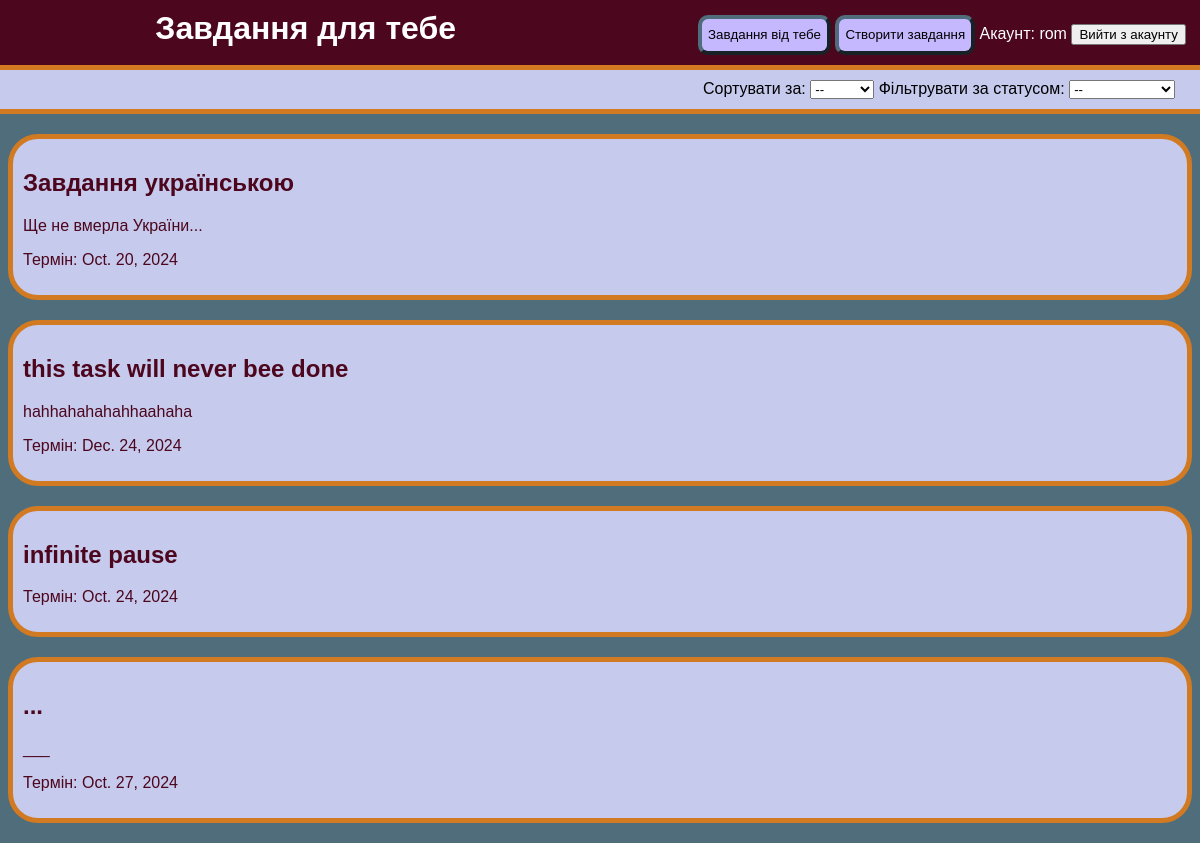
The page /tasks_list/ (signed in) on the database its author committed.
### tracking_app/models.py (models this page shows, shortened)
class User(models.Model):
    name = models.CharField(max_length=50)
    password = models.CharField(max_length=100, default=111)
    email = models.EmailField()

class Task(models.Model):
    name = models.CharField(max_length=50)
    description = models.TextField()
    stat = models.CharField(max_length=50)
    term = models.DateField()
    giver_id = models.ForeignKey(User, on_delete=models.CASCADE, related_name="tasks_given", default=1)
    receiver_id = models.ForeignKey(User, on_delete=models.CASCADE, related_name="tasks_received", default=1)

### tracking_app/views.py (the view)
# urls.py: path('tasks_list/', views.tasks_list, name='tasks_list'),
def tasks_list(request):
    sort_by = request.GET.get('sort_by', 'none')
    status_filter = request.GET.get('status_filter', 'none')
    tasks = Task.objects.filter(receiver_id = request.session['user_id'])
    if request.method == 'POST':
        action = request.POST.get('action')
        if action == 'log_out':
            return redirect('signup')
    if status_filter != "none":
        tasks = tasks.filter(stat=status_filter)
    if sort_by != "none":
        tasks = tasks.order_by(sort_by)
    return render(request, 'tasks_list.html', {'tasks': tasks, 'name': User.objects.get(id=request.session['user_id']).name, 'current_sort': sort_by, 'current_status_filter': status_filter})

### templates/tasks_list.html (shortened to what this page needs)
{% load static %}
<!DOCTYPE html>
<html>
<head>
    <link rel="stylesheet" type="text/css" href="{% static 'tracking_app/style.css' %}">
</head>
<body>
    <div class="header">
        <h1 style="display: inline;" class="header_text">Завдання для тебе</h1>
        <button class="link_button" type="button" onclick="window.location.href='/tasks_from_you'">Завдання від тебе</button>
        <button class="link_button" type="button" onclick="window.location.href='/creating_task'">Створити завдання</button>
        <span class="white_text">Акаунт: {{name}}</span>
        <form method="POST" style="display: inline;">
            <button type="submit" class="log_out_button" name="action" value="log_out">Вийти з акаунту</button>
        </form>
    </div>
    <div class="panel">
        <form method="GET" action="{% url 'tasks_list' %}">
            <label for="sort_by">Сортувати за:</label>
            <select name="sort_by" id="sort_by" onchange="this.form.submit()">
                <option value="none" {% if current_sort == 'none' %}selected{% endif %}>--</option>
            </select>
            <label for="status_filter">Фільтрувати за статусом:</label>
            <select name="status_filter" id="status_filter" onchange="this.form.submit()">
                <option value="none"{% if current_status_filter == 'none' %}selected{% endif %}>--</option>
            </select>
        </form>
    </div>
        {% for task in tasks %}
            <a href="{% url 'view_task' task.id %}" class="task_card">
                <div class="task_frame">
                    <h2>{{ task.name }}</h2>
                    <p>{{ task.description|slice:":20"|linebreaksbr }}{% if task.description|length > 20 %}...{% endif %}</p>
                    <p>Термін: {{ task.term }}</p>
                </div>
            </a>
        {% endfor %}
</body>
</html>

### tracking_app/static/tracking_app/style.css (style rules this page uses)
body { background-color: #4f6d7a; font-family: 'Helvetica', Arial, sans-serif; }
.link_button { height: 40px; background-color: #c5b8ff; border-color: #4f6d7a; border-radius: 10px; border-width: 4px; }
.task_frame { background-color: #c6caed; border-radius: 30px; padding: 10px; margin-bottom: 20px; border: 5px solid #D17A22; }
.header { position: fixed; background-color: #4C061D; padding: 10px; padding-right: 30px; text-align: right; margin-top: -65px; margin-left: -20px; width: 99%; }
.panel { margin-top: 65px; background-color: #4C061D; padding: 10px; padding-right: 30px; text-align: right; margin-left: -20px; width: 99%; border: 5px solid #D17A22; background-color: #c6caed; }
.task_card { text-decoration: none; color: #4C061D }
.white_text { color: #ffffff; }
.header_text { color: #ffffff; margin-right: 20%; }

### rows shown on the page
User: name "rom"
Task: name "Завдання українською", description "Ще не вмерла України", term "Oct. 20, 2024"
Task: name "this task will never bee done", description "hahhahahahahhaahaha", term "Dec. 24, 2024"
Task: name "infinite pause", term "Oct. 24, 2024"
Task: name "...", description "___", term "Oct. 27, 2024"
